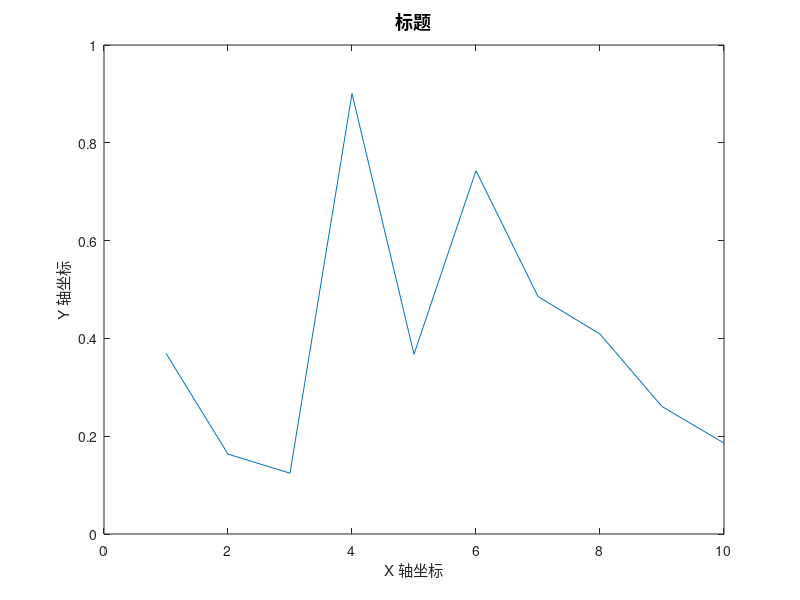

MATLAB code to generate this figure: (Note: this script raises an error after producing the figure.)
clear, clc, close all;

% Create figure
figure_handle = figure;
plot(1:10, rand(1, 10));
xlabel('X 轴坐标');
ylabel('Y 轴坐标');
title_text = '标题';
title(title_text, 'FontSize', 13);

% Scale
pos=get(gcf,'Position');
scale=0.7;
set(gcf,'Position',[pos(1),pos(2),pos(3)*scale,pos(4)*scale]);

% Export graphics
folder_name = 'figures';
figure_name = 'figure_1';  
resolution = 300; 
export_graphics(figure_handle, folder_name, figure_name, resolution);